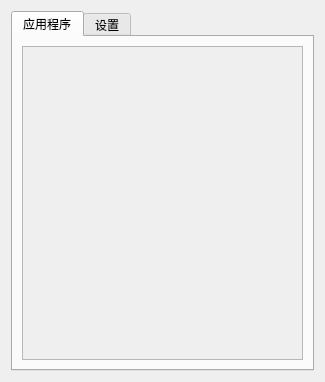
<?xml version="1.0" encoding="UTF-8"?>
<ui version="4.0">
 <class>Frame</class>
 <widget class="QFrame" name="Frame">
  <property name="geometry">
   <rect>
    <x>0</x>
    <y>0</y>
    <width>325</width>
    <height>382</height>
   </rect>
  </property>
  <property name="windowTitle">
   <string>Frame</string>
  </property>
  <layout class="QVBoxLayout" name="verticalLayout">
   <item>
    <widget class="QTabWidget" name="tabWidget">
     <property name="currentIndex">
      <number>0</number>
     </property>
     <widget class="QWidget" name="tab">
      <attribute name="title">
       <string>应用程序</string>
      </attribute>
      <layout class="QVBoxLayout" name="verticalLayout_2">
       <item>
        <widget class="QScrollArea" name="scrol_app">
         <property name="sizePolicy">
          <sizepolicy hsizetype="Expanding" vsizetype="Ignored">
           <horstretch>0</horstretch>
           <verstretch>0</verstretch>
          </sizepolicy>
         </property>
         <property name="widgetResizable">
          <bool>true</bool>
         </property>
         <property name="alignment">
          <set>Qt::AlignLeading|Qt::AlignLeft|Qt::AlignTop</set>
         </property>
         <widget class="QWidget" name="widget">
          <property name="geometry">
           <rect>
            <x>0</x>
            <y>0</y>
            <width>281</width>
            <height>316</height>
           </rect>
          </property>
          <property name="sizeIncrement">
           <size>
            <width>0</width>
            <height>0</height>
           </size>
          </property>
          <layout class="QVBoxLayout" name="verticalLayout_3">
           <property name="leftMargin">
            <number>9</number>
           </property>
           <item>
            <layout class="QFormLayout" name="scrool_apps_contain"/>
           </item>
          </layout>
         </widget>
        </widget>
       </item>
      </layout>
     </widget>
     <widget class="QWidget" name="tab_2">
      <attribute name="title">
       <string>设置</string>
      </attribute>
      <layout class="QVBoxLayout" name="verticalLayout_4">
       <item>
        <layout class="QFormLayout" name="formLayout_2">
         <property name="horizontalSpacing">
          <number>10</number>
         </property>
         <property name="verticalSpacing">
          <number>20</number>
         </property>
         <item row="0" column="0">
          <widget class="QLabel" name="label">
           <property name="text">
            <string>工作环境：</string>
           </property>
          </widget>
         </item>
         <item row="0" column="1">
          <layout class="QHBoxLayout" name="horizontalLayout">
           <property name="rightMargin">
            <number>5</number>
           </property>
           <item>
            <widget class="QLabel" name="label_work">
             <property name="text">
              <string>D:aa</string>
             </property>
            </widget>
           </item>
           <item>
            <spacer name="horizontalSpacer">
             <property name="orientation">
              <enum>Qt::Horizontal</enum>
             </property>
             <property name="sizeHint" stdset="0">
              <size>
               <width>40</width>
               <height>20</height>
              </size>
             </property>
            </spacer>
           </item>
           <item>
            <widget class="QPushButton" name="setting_work">
             <property name="text">
              <string>设置</string>
             </property>
            </widget>
           </item>
          </layout>
         </item>
         <item row="1" column="0">
          <widget class="QLabel" name="label_3">
           <property name="text">
            <string>Python环境：</string>
           </property>
          </widget>
         </item>
         <item row="1" column="1">
          <layout class="QHBoxLayout" name="horizontalLayout_2">
           <property name="rightMargin">
            <number>5</number>
           </property>
           <item>
            <widget class="QLabel" name="label_py">
             <property name="text">
              <string>D:aa</string>
             </property>
            </widget>
           </item>
           <item>
            <spacer name="horizontalSpacer_2">
             <property name="orientation">
              <enum>Qt::Horizontal</enum>
             </property>
             <property name="sizeHint" stdset="0">
              <size>
               <width>40</width>
               <height>20</height>
              </size>
             </property>
            </spacer>
           </item>
           <item>
            <widget class="QPushButton" name="setting_python">
             <property name="text">
              <string>设置</string>
             </property>
            </widget>
           </item>
          </layout>
         </item>
        </layout>
       </item>
      </layout>
     </widget>
    </widget>
   </item>
  </layout>
 </widget>
 <resources/>
 <connections/>
</ui>
